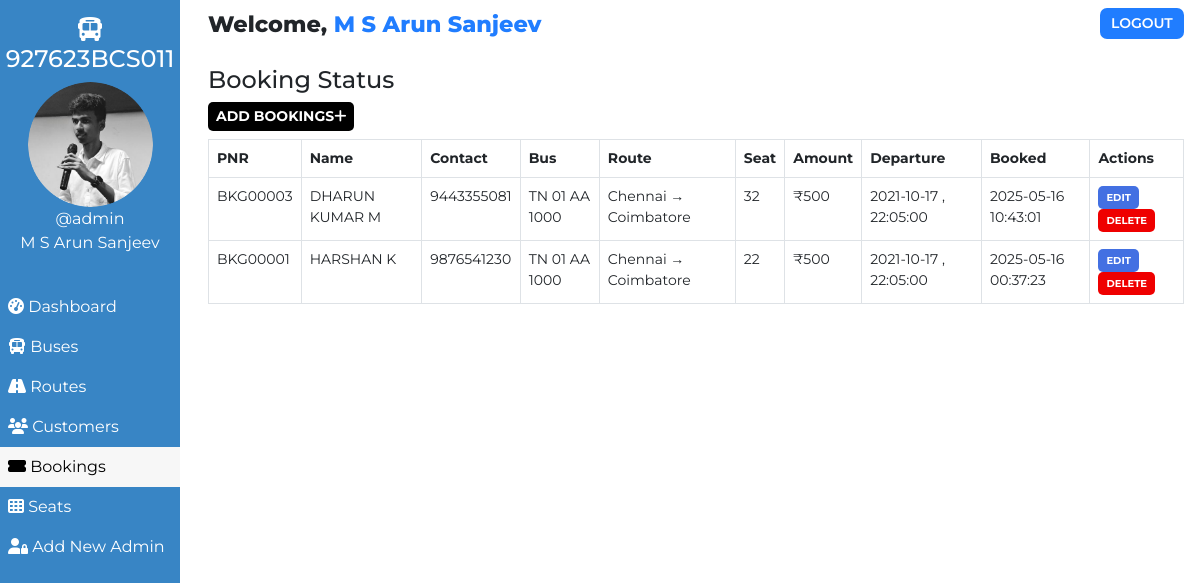
Page /admin/booking.php (signed in) on the earlier database version.
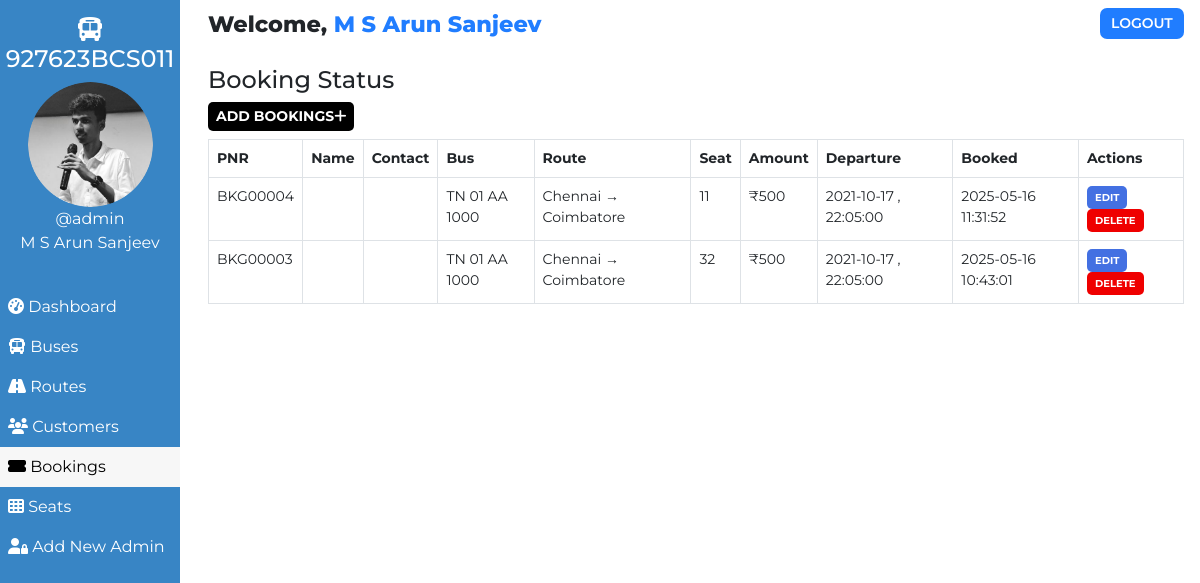
Same page on the later database version.
### tables this page shows
CREATE TABLE `users` (
  `user_id` int(11) NOT NULL,
  `user_fullname` varchar(100) NOT NULL,
  `user_name` varchar(30) NOT NULL,
  `user_password` varchar(255) NOT NULL,
  `user_created` datetime NOT NULL DEFAULT current_timestamp()
);

CREATE TABLE `bookings` (
  `id` int(100) NOT NULL,
  `booking_id` varchar(255) NOT NULL,
  `customer_id` varchar(255) NOT NULL,
  `route_id` varchar(255) NOT NULL,
  `customer_route` varchar(200) NOT NULL,
  `booked_amount` int(100) NOT NULL,
  `booked_seat` varchar(100) NOT NULL,
  `booking_created` datetime NOT NULL DEFAULT current_timestamp(),
  `payment_status` varchar(20) DEFAULT 'PENDING',
  `payment_method` varchar(20) DEFAULT NULL,
  `payment_date` timestamp NULL DEFAULT NULL
);

CREATE TABLE `customers` (
  `id` int(100) NOT NULL,
  `customer_id` varchar(255) NOT NULL,
  `customer_name` varchar(30) NOT NULL,
  `customer_phone` varchar(10) NOT NULL,
  `customer_created` datetime NOT NULL DEFAULT current_timestamp()
);

CREATE TABLE `routes` (
  `id` int(100) NOT NULL,
  `route_id` varchar(255) NOT NULL,
  `bus_no` varchar(155) NOT NULL,
  `route_cities` varchar(255) NOT NULL,
  `route_dep_date` date NOT NULL,
  `route_dep_time` time NOT NULL,
  `route_step_cost` int(100) NOT NULL,
  `route_created` datetime NOT NULL DEFAULT current_timestamp()
);

### assets/partials/_functions.php (called while the page is built, shortened)
<?php
    function get_from_table($conn, $table, $primaryKey, $pKeyValue, $toget)
    {
        $sql = "SELECT * FROM $table WHERE $primaryKey='$pKeyValue'";
        $result = mysqli_query($conn, $sql);
        $row = mysqli_fetch_assoc($result);
        if($row)
        {
            return $row["$toget"];
        }
        return false;
    }
?>

### admin/booking.php (the view, shortened to what this page needs)
<!DOCTYPE html>
<html lang="en">
<head>
    <link href="https://cdn.jsdelivr.net/npm/bootstrap@5.0.1/dist/css/bootstrap.min.css" rel="stylesheet">
    <?php
        $page="booking";
    ?>
</head>
<body>
    <?php require '../assets/partials/_admin-header.php';?>
        <?php
            $resultSql = "SELECT * FROM `bookings` ORDER BY booking_created DESC";
            $resultSqlResult = mysqli_query($conn, $resultSql);
            if(!mysqli_num_rows($resultSqlResult)){ ?>
                <div class="container mt-4">
                    <div id="noCustomers" class="alert alert-dark " role="alert">
                        <h1 class="alert-heading">No Bookings Found!!</h1>
                        <p class="fw-light">Be the first person to add one!</p>
                        <hr>
                        <div id="addCustomerAlert" class="alert alert-success" role="alert">
                                Click on <button id="add-button" class="button btn-sm"type="button"data-bs-toggle="modal" data-bs-target="#addModal">ADD <i class="fas fa-plus"></i></button> to add a booking!
                        </div>
                    </div>
                </div>
            <?php }
            else { ?>
            <section id="booking">
                <div id="head">
                    <h4>Booking Status</h4>
                </div>
                <div id="booking-results">
                    <div>
                        <button id="add-button" class="button btn-sm"type="button"data-bs-toggle="modal" data-bs-target="#addModal">Add Bookings<i class="fas fa-plus"></i></button>
                    </div>
                    <table class="table table-hover table-bordered">
                        <thead>
                            <th>PNR</th>
                            <th>Name</th>
                            <th>Contact</th>
                            <th>Bus</th>
                            <th>Route</th>
                            <th>Seat</th>
                            <th>Amount</th>
                            <th>Departure</th>
                            <th>Booked</th>
                            <th>Actions</th>
                        </thead>
                        <?php
                            while($row = mysqli_fetch_assoc($resultSqlResult))
                            {
                                $id = $row["id"];
                                $customer_id = $row["customer_id"];
                                $route_id = $row["route_id"];
                                $pnr = $row["booking_id"];
                                $customer_name = get_from_table($conn, "customers","customer_id", $customer_id, "customer_name");
                                $customer_phone = get_from_table($conn,"customers","customer_id", $customer_id, "customer_phone");
                                $bus_no = get_from_table($conn, "routes", "route_id", $route_id, "bus_no");
                                $route = $row["customer_route"];
                                $booked_seat = $row["booked_seat"];
                                $booked_amount = $row["booked_amount"];
                                $dep_date = get_from_table($conn, "routes", "route_id", $route_id, "route_dep_date");
                                $dep_time = get_from_table($conn, "routes", "route_id", $route_id, "route_dep_time");
                                $booked_timing = $row["booking_created"];
                        ?>
                        <tr>
                            <td>
                                <?php
                                    echo $pnr;
                                ?>
                            </td>
                            <td>
                                <?php
                                    echo $customer_name;
                                ?>
                            </td>
                            <td>
                                <?php
                                    echo $customer_phone;
                                ?>
                            </td>
                            <td>
                                <?php
                                    echo $bus_no;
                                ?>
                            </td>
                            <td>
                                <?php
                                    echo $route;
                                ?>
                            </td>
                            <td>
                                <?php
                                    echo $booked_seat;
                                ?>
                            </td>
                            <td>
                                <?php
                                    echo '₹'.$booked_amount;
                                ?>
                            </td>
                            <td>
                                <?php
                                    echo $dep_date . " , ". $dep_time;
                                ?>
                            </td>
                            <td>
                                <?php
                                    echo $booked_timing;
                                ?>
                            </td>
                            <td>
                            <button class="button btn-sm edit-button" data-link="<?php echo $_SERVER['REQUEST_URI']; ?>" data-customerid="<?php
                                                echo $customer_id;?>" data-id="<?php
                                                echo $id;?>" data-name="<?php
                                                echo $customer_name;?>" data-phone="<?php
                                                echo $customer_phone;?>" >Edit</button>
                                <button class="button delete-button btn-sm" data-bs-toggle="modal" data-bs-target="#deleteModal"
                                data-id="<?php
                                                echo $id;?>" data-bookedseat="<?php
                                                echo $booked_seat;
                                            ?>" data-routeid="<?php
                                            echo $route_id;
                                        ?>"> Delete</button>
                            </td>
                        </tr>
                        <?php
                        }
                    ?>
                    </table>
                </div>
            </section>
            <?php } ?>
        </div>
    </main>
</body>
</html>

### assets/partials/_admin-header.php
<?php
    require '_functions.php';
    $conn = db_connect();
    $user_id = $_SESSION['user_id'];
    $sql = "SELECT * FROM users WHERE user_id = $user_id";
    $result = mysqli_query($conn, $sql);
    if($row = mysqli_fetch_assoc($result))
    {
        $user_fullname = $row["user_fullname"];
        $user_name = $row["user_name"];
    }
?>
    <main id="container">
        <div id="sidebar">
            <h4><i class="fas fa-bus"></i> 927623BCS011</h4>
            <div>
                <img class="adminDp" src="../assets/img/round.jpg" height="125px" alt="Admin Profile Pic">
                <p>
                    <?php  echo '@'.$user_name;  ?>
                </p>
                <p>M S Arun Sanjeev</p>
            </div>
            <ul id="options">
                <li class="option <?php if($page=='dashboard'){ echo 'active';}?>">
                    <a href="./dashboard.php">
                    <i class="fas fa-tachometer-alt"></i> Dashboard
                    </a>
                </li>
                <li class="option <?php if($page=='bus'){ echo 'active';}?>">
                    <a href="./bus.php">
                    <i class="fas fa-bus"></i> Buses
                    </a>
                </li>
                <li class="option <?php if($page=='route'){ echo 'active';}?>">
                    <a href="./route.php">
                    <i class="fas fa-road"></i> Routes
                    </a>
                </li>
                <li class="option <?php if($page=='customer'){ echo 'active';}?>">
                    <a href="./customer.php">
                    <i class="fas fa-users"></i> Customers
                    </a>
                </li>
                <li class="option <?php if($page=='booking'){ echo 'active';}?>">
                    <a href="./booking.php">
                    <i class="fas fa-ticket-alt"></i> Bookings
                    </a>
                </li>
                <li class="option <?php if($page=='seat'){ echo 'active';}?>">
                    <a href="./seat.php">
                    <i class="fas fa-th"></i> Seats
                    </a>
                </li>
                <li class="option <?php if($page=='signup'){ echo 'active';}?>">
                    <a href="./signup.php">
                    <i class="fas fa-user-lock"></i> Add New Admin
                    </a>
                </li>
            </ul>
        </div>
        <div id="main-content">
            <section id="welcome">
                <ul>
                    <li class="welcome-item">Welcome,
                        <span id="USER">
                            <?php
                                echo $user_fullname;
                            ?>
                        </span>
                    </li>
                    <li class="welcome-item">
                        <button id="logout" class="btn-sm">
                            <a href="../assets/partials/_logout.php">LOGOUT</a>
                        </button>
                    </li>
                </ul>
            </section>

### assets/styles/admin.php (style rules this page uses)
body { margin: 0; box-sizing: border-box; font-family: 'Montserrat', sans-serif; background-color: white; }
html { scroll-behavior: smooth; }
*, *::after, *::before { box-sizing: inherit; }
#USER { color: #207DFF; }
.adminDp { border-radius: 50%; }
#welcome { background-color: white; }
#welcome ul { display: flex; justify-content: space-between; list-style-type: none; padding: 0; margin: 0; }
#welcome li { margin: 0 1rem; padding: 0.5rem 0; }
#welcome li:first-child { font-weight: 800; font-size: 1.4rem; }
#logout { padding: 0.3rem 0.7rem; background-color: #207DFF; font-weight: 600; outline: none; border: none; border-radius: 7px; }
#logout a { color: white; text-decoration: none; }
@media only screen and (min-width:1000px) { #sidebar { text-align: center; background-color: #3885c5; color: white; width: 15%; position: fixed; top: 0%; padding-top: 1rem; z-index: 2; height: 100vh; } }
@media only screen and (min-width:1000px) { #sidebar p { margin: 0; } }
@media only screen and (min-width:1000px) { #sidebar ul { margin-top: 2rem; } }
@media only screen and (min-width:1000px) { #options { list-style-type: none; text-align: left; padding-left: 0; } }
@media only screen and (min-width:1000px) { .option a { display: block; padding: 0.5rem; text-decoration: none; color: inherit; } }
@media only screen and (min-width:1000px) { .active { background-color:#f7f7f7; color:black; } }
@media only screen and (min-width:1000px) { #main-content { margin-left: 16%; } }

### assets/styles/admin-options.php (style rules this page uses)
* { font-family: Montserrat; }
#booking #head, #customer #head, #route #head, #seat #head, #bus #head { padding-top: 1rem; }
#booking, #customer, #route, #bus, #seat { padding: 0 1rem; }
#booking-results > div, #customer-results > div, #route-results > div, #bus-results > div { margin-bottom: 0.5rem; }
#booking-results button, #customer-results button, #route button, #bus-results button { border-radius: 5px; }
.button { border: none; font-weight: bold; text-transform: uppercase; }
#add-button { background-color: black; color: white; }
table { font-size: 14px; }
table th,td { padding-left: 0.3rem; }
table button { color: white; }
.edit-button { background-color: #4370E2; }
.delete-button { background-color: #EF0000; }
.edit-button, .delete-button { font-size: 10px }

Differences in the rows shown:
removed bookings: booking "BKG00001", customer.customer_name "HARSHAN K", customer.customer_phone "9876541230", route.bus_no "TN 01 AA 1000", customer_route "Chennai → Coimbatore", booked_seat "22", booked_amount "500", route.route_dep_date "2021-10-17", route.route_dep_time "22:05:00", booking_created "2025-05-16 00:37:23"
added bookings: booking "BKG00004", route.bus_no "TN 01 AA 1000", customer_route "Chennai → Coimbatore", booked_seat "11", booked_amount "500", route.route_dep_date "2021-10-17", route.route_dep_time "22:05:00", booking_created "2025-05-16 11:31:52"
shown differently, row unchanged: bookings "BKG00003": customer.customer_name "DHARUN KUMAR M" → (not shown); customer.customer_phone "9443355081" → (not shown)
